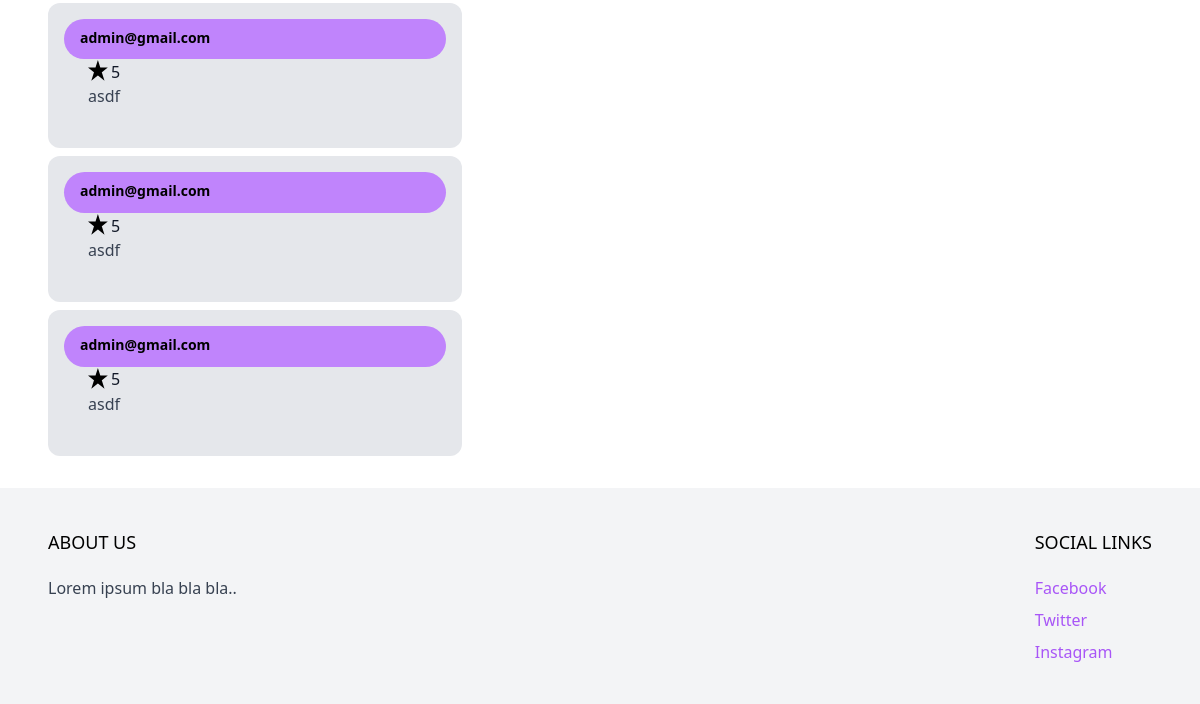
The page /product/first-product/ (lower part) on the database as committed earlier.
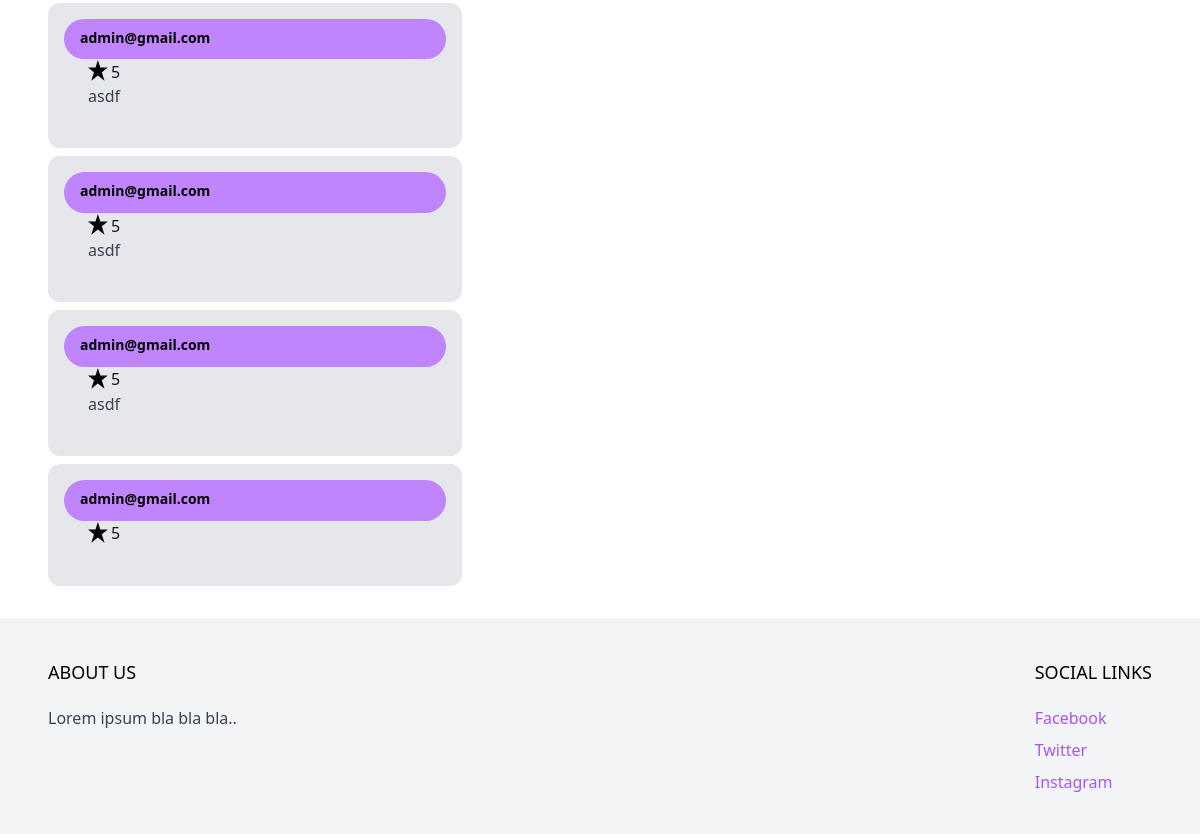
The same page on the database as committed later.
### product/models.py (models this page shows, shortened)
class ReviewProductRelation(models.Model):
    RATE_CHOICES = [
        (1, 'I hated it'),
        (2, 'I didnt like it'),
        (3, 'it was ok'),
        (4, 'I liked it'),
        (5, 'I loved it'),
    ]
    product = models.ForeignKey(Product, on_delete=models.CASCADE, related_name='reviews')
    user = models.ForeignKey(User, on_delete=models.SET_NULL, null=True)
    content = models.CharField(max_length=500)
    rate = models.PositiveSmallIntegerField(choices=RATE_CHOICES)
    created_at = models.DateTimeField(auto_now_add=True)

### users/models.py (models this page shows)
class User(AbstractUser):
    username = None
    email = models.EmailField(_('email address'), unique=True)
    USERNAME_FIELD = 'email'
    REQUIRED_FIELDS = []
    objects = CustomUserManager()
    def __str__(self):
        return self.email

### product/views.py (the view)
# urls.py: path('product/<slug:slug>/', views.ProductView.as_view(), name='product'),
class ProductView(generic.UpdateView):
    queryset = Product.objects.all().select_related('category')
    slug_field = 'slug'
    slug_url_kwargs = 'slug'
    fields = []
    context_object_name = 'product'
    template_name = 'product/product.html'

### cart/cart.py (called while the page is built)
    def __len__(self):
        return sum(item['quantity'] for item in self.cart.values())

### cart/context_processors.py (called while the page is built)
def cart(request):
    return {'cart': Cart(request)}

### product/models.py (called while the page is built)
    @property
    def get_display_price(self):
        return self.price / 100

### product/templates/product/product.html (shortened to what this page needs)
{% extends 'core/base.html' %}
{% block content %}
  <div class="max-w-6xl mx-auto flex flex-wrap py-6 px-6 xl:px-0">
  <div class="products w-full lg:w-3/4">
    <div class="bg-white">
      <div class="bg-white text-black dark:text-gray-200 mt-2 antialiased">
        {% for review in product.reviews.all %}
          <div class="w-1/2 p-4 flex flex-wrap bg-gray-200 rounded-xl mb-2">
            <div class="w-full mb-2">
              <div class="mb-4">
                <div class="bg-purple-400 rounded-3xl px-4 pt-2 pb-2.5">
                  <div class="font-semibold text-sm leading-relaxed">{{ review.user }}</div>
                </div>
                <div class="w-3/4 pl-6">
                  <div class="flex items-center">
                    <svg height="25" width="23" class="star rating" data-rating="1">
                      <polygon points="9.9, 1.1, 3.3, 21.78, 19.8, 8.58, 0, 8.58, 16.5, 21.78"
                               style="fill-rule: nonzero;"/>
                    </svg>
                    <span class="text-gray-900 text-base leading-tight font-medium">{{ review.rate }}</span>
                  </div>
                  <p class="text-gray-700 text-base mb-4">{{ review.content }}</p>
                </div>
              </div>
            </div>
          </div>
        {% endfor %}
      </div>
    </div>
  </div>
{% endblock %}

Rows that differ between the two databases and show on the page:
added ReviewProductRelation: user "admin@gmail.com", rate "5"
